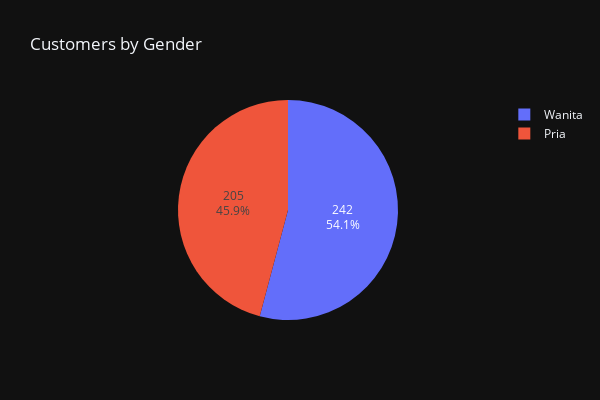

Notebook code cell kept with this figure:
### Markdown cell above
Jumlah customer berdasarkan gender

### Code cell
df = df_cust
# Mengganti label pada kolom Gender
df['Gender'] = df['Gender'].map({1: 'Pria', 0: 'Wanita'})

# Menghitung jumlah pelanggan berdasarkan jenis kelamin
customer_count_by_gender = df['Gender'].value_counts().reset_index()
customer_count_by_gender.columns = ['Gender', 'Count']

# Membuat PIE chart menggunakan Plotly Express
fig = px.pie(customer_count_by_gender, values='Count', names='Gender', title='Customers by Gender',
            #  hover_data=['Gender', 'Count'], labels={'Gender': 'Gender', 'Count': 'Count'}
             )
# Menampilkan label data pada chart
fig.update_traces(textinfo='value+percent')

fig.update_layout(
    width=600,  # Lebar dalam piksel
    height=400  # Tinggi dalam piksel
)

fig.update_layout(template='plotly_dark')
fig.show()

### Figure 1 — Plotly figure (JSON) as saved in the notebook; plotly's stock layout.template omitted (floating-point values rounded to 4 significant figures)
{"data": [{"domain": {"x": [0, 1], "y": [0, 1]}, "hovertemplate": "Gender=%{label}<br>Count=%{value}<extra></extra>", "labels": ["Wanita", "Pria"], "legendgroup": "", "name": "", "showlegend": true, "textinfo": "value+percent", "type": "pie", "values": [242, 205]}], "layout": {"height": 400, "legend": {"tracegroupgap": 0}, "title": {"text": "Customers by Gender"}, "width": 600}}
